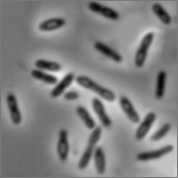
#> input picture images/bacteria.bmp, 178 x 178 px
$ python part_b.py   (older library calls are emulated)
#> lines starting #> are read from the running program, lines starting #| are printed output that depends on the picture; after the words box and inside, x2 and y2 are one past the last pixel; in counts of white or black regions, pixels touching at a corner belong together
# activate environment in powershell: .venv/Scripts/Activate.ps1
import numpy as np
from matplotlib import pyplot as plt
import cv2
bact_img = cv2.imread("images/bacteria.bmp") # read the image into a numpy array
#> bact_img is the input picture: shape (178, 178, 3); min 5, max 239, mean 128.5
cv2.imshow("title", bact_img)
# cv2.waitKey(0)
cv2.destroyAllWindows()
gray_img = cv2.cvtColor(bact_img, cv2.COLOR_BGR2GRAY)
cv2.imshow('Grayscale', gray_img)
cv2.waitKey(0)
cv2.destroyAllWindows()
# cv.calcHist(images, channels, mask, histSize, ranges[, hist[, accumulate]])
hist = cv2.calcHist([gray_img],[0],None,[256],[0,256])
#> hist = 256 values, max 1091 at index 120, min 0 at index 0, mean 123.8
plt.hist(gray_img.ravel(),256,[0,256])
plt.xlabel('Pixel Intensity')
plt.ylabel('Number of Pixels')
plt.show()
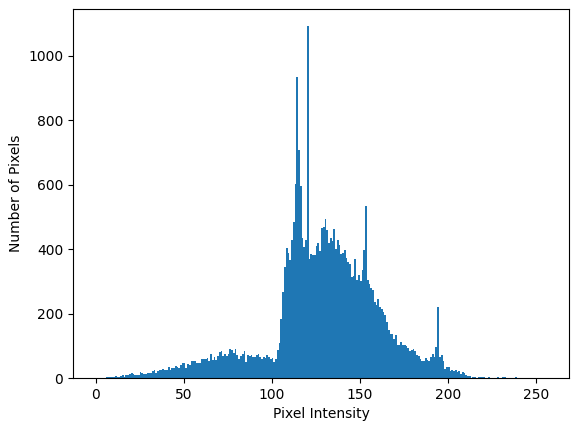
#> figure drawn by matplotlib, 1 panel; tallest bar 1091 high, from x = 120 to 121
# set threshold at 100
_, bin_img = cv2.threshold(gray_img, 100, 255, cv2.THRESH_BINARY_INV)
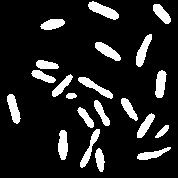
#> bin_img: shape (178, 178); 12.9% white; 21 white regions, largest, box (x1, y1, x2, y2) and area: (88, 1, 119, 20) 288, (136, 34, 152, 67) 249, (78, 77, 113, 99) 247
cv2.imshow("Binary", bin_img)
cv2.waitKey(0)
cv2.destroyAllWindows()
out = cv2.connectedComponentsWithStats(bin_img, connectivity=4, ltype=cv2.CV_32S)
number_of_bacteria = out[0] - 1 # 0th connected component is the black area, so ignore it
#> number_of_bacteria = 21
centroids = out[-1]
#> centroids = 22 rows, first 8: [86.88, 88.41], [103, 10.1], [161.4, 13.23], [52.23, 23.84], [142.8, 50.42], [107.1, 50.73], [46.13, 64.57], [42.63, 76.1]
stats = out[2]
#> stats = 22 rows, first 6: [0, 0, 178, 178, 27601], [88, 1, 31, 19, 288], [153, 4, 18, 20, 199], [40, 19, 25, 11, 198], [136, 34, 16, 33, 249], [95, 42, 26, 19, 241]
nums = 30
label_char = 65
total_bact_area = 0
for i in range(1,len(centroids)): # 0th connected component is the black area, so ignore it
    row = int(centroids[i][0])
    col = int(centroids[i][1])
    cv2.putText(bact_img, chr(label_char), (row, col), cv2.FONT_HERSHEY_SIMPLEX, 0.4, (255, 0, 0), 1)
    print(f"Label: {chr(label_char)}, Area in pixels: {stats[i, cv2.CC_STAT_AREA]}")
    label_char += 1
    total_bact_area += int(stats[i, cv2.CC_STAT_AREA])
#> this loop made 21 passes
#> (row, col, total_bact_area) on passes 1 to 12: (103, 10, 288), (161, 13, 487), (52, 23, 685), (142, 50, 934), (107, 50, 1175), (46, 64, 1334), (42, 76, 1506), (160, 83, 1741), (61, 85, 1923), (94, 86, 2170), (70, 95, 2223), (13, 108, 2460)
#| Label: A, Area in pixels: 288
#| Label: B, Area in pixels: 199
#| Label: C, Area in pixels: 198
#| Label: D, Area in pixels: 249
#| Label: E, Area in pixels: 241
#| Label: F, Area in pixels: 159
#| Label: G, Area in pixels: 172
#| Label: H, Area in pixels: 235
#> (further printed lines are left out)
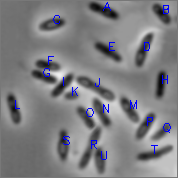
#> bact_img: shape (178, 178, 3); 1.38% of pixels changed, all inside (x1, y1, x2, y2) = (15, 2, 171, 160)
#> after the loop, label_char = 86; total_bact_area = 4083
cv2.imshow("labelled", bact_img)
cv2.waitKey(0)

print(f"number of bacteria: {number_of_bacteria}")
#| number of bacteria: 21
print(f"pixel area occupied by bacteria: {int(np.sum(bin_img, axis=None)/255)}")
#| pixel area occupied by bacteria: 4083
print(f"total number of pixels in image: {np.size(bin_img)}")
#| total number of pixels in image: 31684

$ run again, with images/group_photo.jpg saved as images/bacteria.bmp
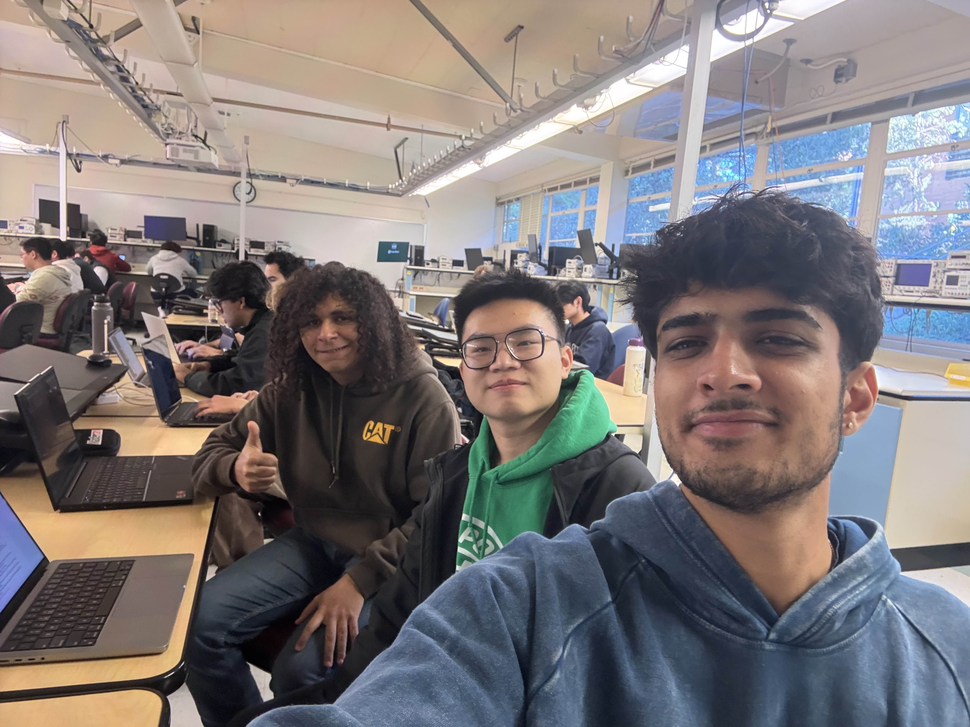
#> input picture images/group_photo.jpg, 970 x 727 px, shrunk from 4032 x 3024 before the run
#> bact_img is the input picture: shape (727, 970, 3); mean B, G, R 120.2, 119.9, 125.8
#> hist = 256 values, max 8947 at index 172, min 1 at index 0, mean 2754.6
#> `_, bin_img = cv2.threshold(gray_img, 100, 255, cv2.THRESH_BINARY_INV)`:
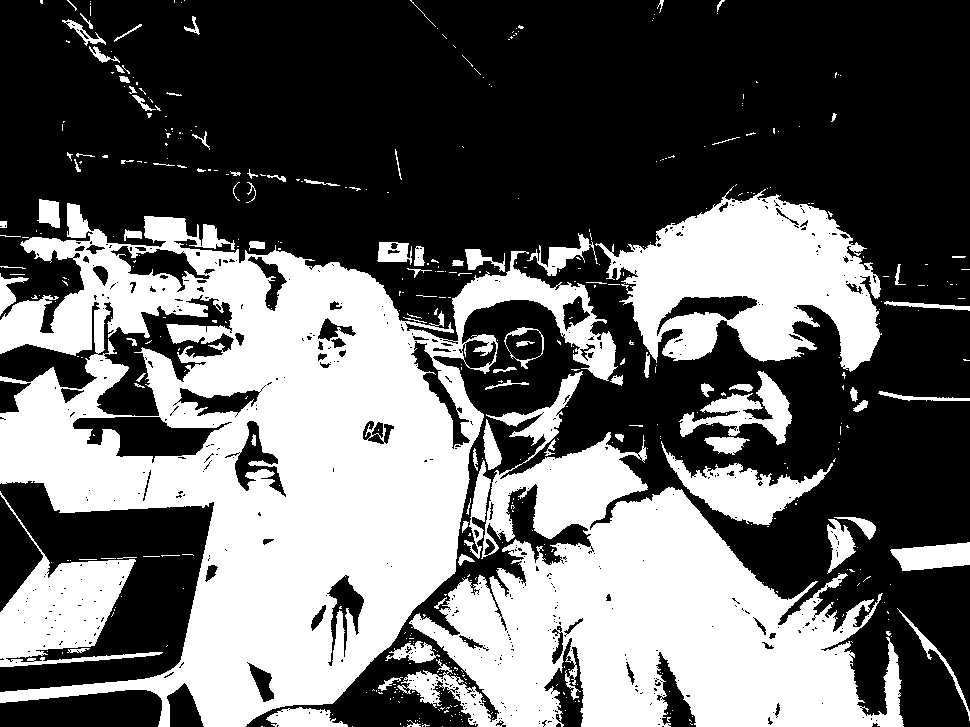
#> bin_img: shape (727, 970); 40.1% white; 482 white regions (390 under 20 px), largest, box (x1, y1, x2, y2) and area: (0, 203, 618, 727) 140210, (397, 371, 904, 727) 78750, (595, 186, 882, 372) 29680
#> number_of_bacteria = 807
#> centroids = 808 pairs, first value 3.02 to 965.7, second value 0 to 726
#> stats = 808 rows, first 6: [0, 0, 970, 727, 422596], [40, 0, 3, 4, 11], [67, 0, 10, 11, 21], [174, 0, 1, 3, 3], [184, 0, 1, 1, 1], [410, 0, 2, 2, 3]
#> the loop `for i in range(1,len(centroids)):` made 807 passes
#> (row, col, total_bact_area) on passes 2 to 4: (72, 4, 32), (174, 1, 35), (184, 0, 36)
#> (printed output is left out)
#> after the loop `for i in range(1,len(centroids)):`:
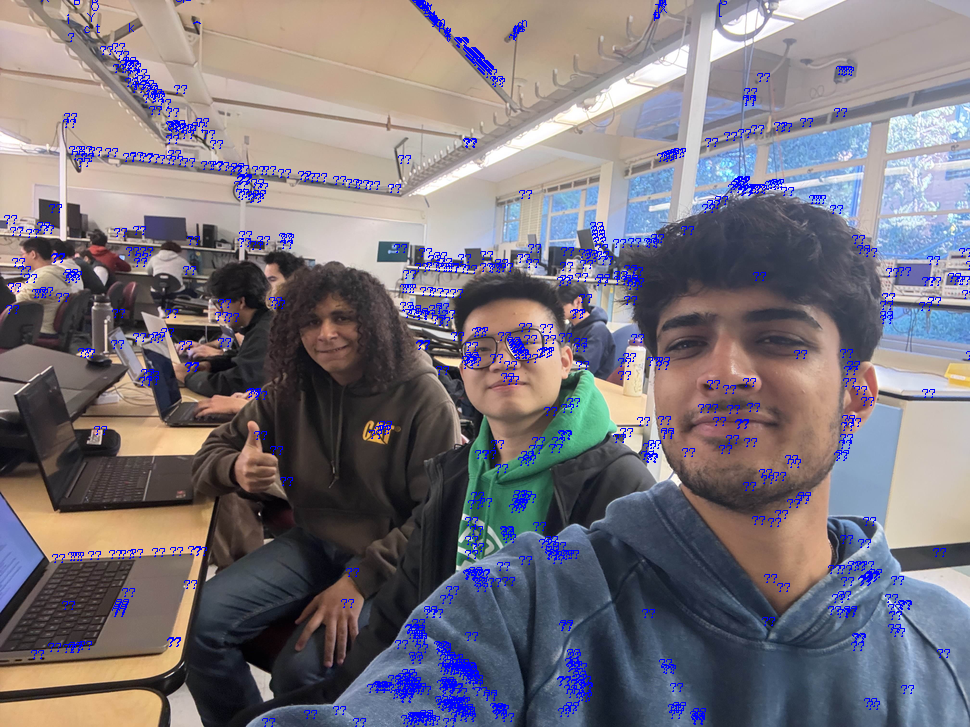
#> bact_img: shape (727, 970, 3); 3% of pixels changed, all inside (x1, y1, x2, y2) = (4, 0, 970, 727)
#> after the loop `for i in range(1,len(centroids)):`: label_char = 872; total_bact_area = 282594
